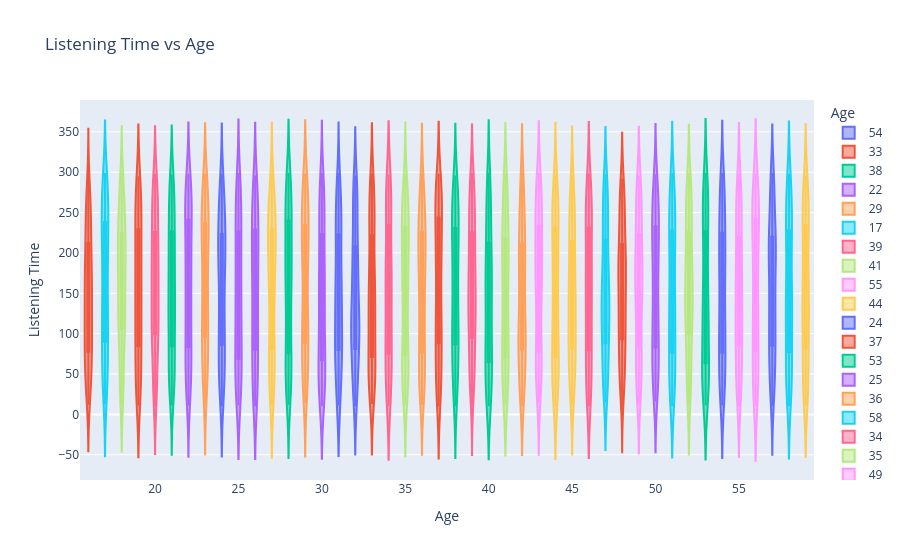

Notebook source saved alongside this figure:
### Markdown cell above
#### LISTENING TIME VS AGE :

### Code cell
fig = px.violin(df, x = "age", y = "listening_time", box = True, color = "age",
             title = "Listening Time vs Age", labels = {"age":"Age", "listening_time":"Listening Time"})
fig.show()

### Figure 1 — Plotly figure (JSON) as saved in the notebook; plotly's stock layout.template omitted (floating-point values rounded to 4 significant figures; data arrays with more than 128 entries replaced by an {"elided": "..."} marker saying what was removed)
{"data": [{"alignmentgroup": "True", "box": {"visible": true}, "hovertemplate": "Age=%{x}<br>Listening Time=%{y}<extra></extra>", "legendgroup": "54", "marker": {"color": "#636efa"}, "name": "54", "offsetgroup": "54", "orientation": "v", "scalegroup": "True", "showlegend": true, "type": "violin", "x": {"elided": "173 int values"}, "x0": " ", "xaxis": "x", "y": {"elided": "173 int values"}, "y0": " ", "yaxis": "y"}, {"alignmentgroup": "True", "box": {"visible": true}, "hovertemplate": "Age=%{x}<br>Listening Time=%{y}<extra></extra>", "legendgroup": "33", "marker": {"color": "#EF553B"}, "name": "33", "offsetgroup": "33", "orientation": "v", "scalegroup": "True", "showlegend": true, "type": "violin", "x": {"elided": "186 int values"}, "x0": " ", "xaxis": "x", "y": {"elided": "186 int values"}, "y0": " ", "yaxis": "y"}, {"alignmentgroup": "True", "box": {"visible": true}, "hovertemplate": "Age=%{x}<br>Listening Time=%{y}<extra></extra>", "legendgroup": "38", "marker": {"color": "#00cc96"}, "name": "38", "offsetgroup": "38", "orientation": "v", "scalegroup": "True", "showlegend": true, "type": "violin", "x": {"elided": "170 int values"}, "x0": " ", "xaxis": "x", "y": {"elided": "170 int values"}, "y0": " ", "yaxis": "y"}, {"alignmentgroup": "True", "box": {"visible": true}, "hovertemplate": "Age=%{x}<br>Listening Time=%{y}<extra></extra>", "legendgroup": "22", "marker": {"color": "#ab63fa"}, "name": "22", "offsetgroup": "22", "orientation": "v", "scalegroup": "True", "showlegend": true, "type": "violin", "x": {"elided": "200 int values"}, "x0": " ", "xaxis": "x", "y": {"elided": "200 int values"}, "y0": " ", "yaxis": "y"}, {"alignmentgroup": "True", "box": {"visible": true}, "hovertemplate": "Age=%{x}<br>Listening Time=%{y}<extra></extra>", "legendgroup": "29", "marker": {"color": "#FFA15A"}, "name": "29", "offsetgroup": "29", "orientation": "v", "scalegroup": "True", "showlegend": true, "type": "violin", "x": {"elided": "151 int values"}, "x0": " ", "xaxis": "x", "y": {"elided": "151 int values"}, "y0": " ", "yaxis": "y"}, {"alignmentgroup": "True", "box": {"visible": true}, "hovertemplate": "Age=%{x}<br>Listening Time=%{y}<extra></extra>", "legendgroup": "17", "marker": {"color": "#19d3f3"}, "name": "17", "offsetgroup": "17", "orientation": "v", "scalegroup": "True", "showlegend": true, "type": "violin", "x": {"elided": "177 int values"}, "x0": " ", "xaxis": "x", "y": {"elided": "177 int values"}, "y0": " ", "yaxis": "y"}, {"alignmentgroup": "True", "box": {"visible": true}, "hovertemplate": "Age=%{x}<br>Listening Time=%{y}<extra></extra>", "legendgroup": "39", "marker": {"color": "#FF6692"}, "name": "39", "offsetgroup": "39", "orientation": "v", "scalegroup": "True", "showlegend": true, "type": "violin", "x": {"elided": "173 int values"}, "x0": " ", "xaxis": "x", "y": {"elided": "173 int values"}, "y0": " ", "yaxis": "y"}, {"alignmentgroup": "True", "box": {"visible": true}, "hovertemplate": "Age=%{x}<br>Listening Time=%{y}<extra></extra>", "legendgroup": "41", "marker": {"color": "#B6E880"}, "name": "41", "offsetgroup": "41", "orientation": "v", "scalegroup": "True", "showlegend": true, "type": "violin", "x": {"elided": "196 int values"}, "x0": " ", "xaxis": "x", "y": {"elided": "196 int values"}, "y0": " ", "yaxis": "y"}, {"alignmentgroup": "True", "box": {"visible": true}, "hovertemplate": "Age=%{x}<br>Listening Time=%{y}<extra></extra>", "legendgroup": "55", "marker": {"color": "#FF97FF"}, "name": "55", "offsetgroup": "55", "orientation": "v", "scalegroup": "True", "showlegend": true, "type": "violin", "x": {"elided": "174 int values"}, "x0": " ", "xaxis": "x", "y": {"elided": "174 int values"}, "y0": " ", "yaxis": "y"}, {"alignmentgroup": "True", "box": {"visible": true}, "hovertemplate": "Age=%{x}<br>Listening Time=%{y}<extra></extra>", "legendgroup": "44", "marker": {"color": "#FECB52"}, "name": "44", "offsetgroup": "44", "orientation": "v", "scalegroup": "True", "showlegend": true, "type": "violin", "x": {"elided": "176 int values"}, "x0": " ", "xaxis": "x", "y": {"elided": "176 int values"}, "y0": " ", "yaxis": "y"}, {"alignmentgroup": "True", "box": {"visible": true}, "hovertemplate": "Age=%{x}<br>Listening Time=%{y}<extra></extra>", "legendgroup": "24", "marker": {"color": "#636efa"}, "name": "24", "offsetgroup": "24", "orientation": "v", "scalegroup": "True", "showlegend": true, "type": "violin", "x": {"elided": "176 int values"}, "x0": " ", "xaxis": "x", "y": {"elided": "176 int values"}, "y0": " ", "yaxis": "y"}, {"alignmentgroup": "True", "box": {"visible": true}, "hovertemplate": "Age=%{x}<br>Listening Time=%{y}<extra></extra>", "legendgroup": "37", "marker": {"color": "#EF553B"}, "name": "37", "offsetgroup": "37", "orientation": "v", "scalegroup": "True", "showlegend": true, "type": "violin", "x": {"elided": "202 int values"}, "x0": " ", "xaxis": "x", "y": {"elided": "202 int values"}, "y0": " ", "yaxis": "y"}, {"alignmentgroup": "True", "box": {"visible": true}, "hovertemplate": "Age=%{x}<br>Listening Time=%{y}<extra></extra>", "legendgroup": "53", "marker": {"color": "#00cc96"}, "name": "53", "offsetgroup": "53", "orientation": "v", "scalegroup": "True", "showlegend": true, "type": "violin", "x": {"elided": "185 int values"}, "x0": " ", "xaxis": "x", "y": {"elided": "185 int values"}, "y0": " ", "yaxis": "y"}, {"alignmentgroup": "True", "box": {"visible": true}, "hovertemplate": "Age=%{x}<br>Listening Time=%{y}<extra></extra>", "legendgroup": "25", "marker": {"color": "#ab63fa"}, "name": "25", "offsetgroup": "25", "orientation": "v", "scalegroup": "True", "showlegend": true, "type": "violin", "x": {"elided": "168 int values"}, "x0": " ", "xaxis": "x", "y": {"elided": "168 int values"}, "y0": " ", "yaxis": "y"}, {"alignmentgroup": "True", "box": {"visible": true}, "hovertemplate": "Age=%{x}<br>Listening Time=%{y}<extra></extra>", "legendgroup": "36", "marker": {"color": "#FFA15A"}, "name": "36", "offsetgroup": "36", "orientation": "v", "scalegroup": "True", "showlegend": true, "type": "violin", "x": {"elided": "177 int values"}, "x0": " ", "xaxis": "x", "y": {"elided": "177 int values"}, "y0": " ", "yaxis": "y"}, {"alignmentgroup": "True", "box": {"visible": true}, "hovertemplate": "Age=%{x}<br>Listening Time=%{y}<extra></extra>", "legendgroup": "58", "marker": {"color": "#19d3f3"}, "name": "58", "offsetgroup": "58", "orientation": "v", "scalegroup": "True", "showlegend": true, "type": "violin", "x": {"elided": "183 int values"}, "x0": " ", "xaxis": "x", "y": {"elided": "183 int values"}, "y0": " ", "yaxis": "y"}, {"alignmentgroup": "True", "box": {"visible": true}, "hovertemplate": "Age=%{x}<br>Listening Time=%{y}<extra></extra>", "legendgroup": "34", "marker": {"color": "#FF6692"}, "name": "34", "offsetgroup": "34", "orientation": "v", "scalegroup": "True", "showlegend": true, "type": "violin", "x": {"elided": "182 int values"}, "x0": " ", "xaxis": "x", "y": {"elided": "182 int values"}, "y0": " ", "yaxis": "y"}, {"alignmentgroup": "True", "box": {"visible": true}, "hovertemplate": "Age=%{x}<br>Listening Time=%{y}<extra></extra>", "legendgroup": "35", "marker": {"color": "#B6E880"}, "name": "35", "offsetgroup": "35", "orientation": "v", "scalegroup": "True", "showlegend": true, "type": "violin", "x": {"elided": "179 int values"}, "x0": " ", "xaxis": "x", "y": {"elided": "179 int values"}, "y0": " ", "yaxis": "y"}, {"alignmentgroup": "True", "box": {"visible": true}, "hovertemplate": "Age=%{x}<br>Listening Time=%{y}<extra></extra>", "legendgroup": "49", "marker": {"color": "#FF97FF"}, "name": "49", "offsetgroup": "49", "orientation": "v", "scalegroup": "True", "showlegend": true, "type": "violin", "x": {"elided": "200 int values"}, "x0": " ", "xaxis": "x", "y": {"elided": "200 int values"}, "y0": " ", "yaxis": "y"}, {"alignmentgroup": "True", "box": {"visible": true}, "hovertemplate": "Age=%{x}<br>Listening Time=%{y}<extra></extra>", "legendgroup": "45", "marker": {"color": "#FECB52"}, "name": "45", "offsetgroup": "45", "orientation": "v", "scalegroup": "True", "showlegend": true, "type": "violin", "x": {"elided": "168 int values"}, "x0": " ", "xaxis": "x", "y": {"elided": "168 int values"}, "y0": " ", "yaxis": "y"}, {"alignmentgroup": "True", "box": {"visible": true}, "hovertemplate": "Age=%{x}<br>Listening Time=%{y}<extra></extra>", "legendgroup": "32", "marker": {"color": "#636efa"}, "name": "32", "offsetgroup": "32", "orientation": "v", "scalegroup": "True", "showlegend": true, "type": "violin", "x": {"elided": "184 int values"}, "x0": " ", "xaxis": "x", "y": {"elided": "184 int values"}, "y0": " ", "yaxis": "y"}, {"alignmentgroup": "True", "box": {"visible": true}, "hovertemplate": "Age=%{x}<br>Listening Time=%{y}<extra></extra>", "legendgroup": "19", "marker": {"color": "#EF553B"}, "name": "19", "offsetgroup": "19", "orientation": "v", "scalegroup": "True", "showlegend": true, "type": "violin", "x": {"elided": "181 int values"}, "x0": " ", "xaxis": "x", "y": {"elided": "181 int values"}, "y0": " ", "yaxis": "y"}, {"alignmentgroup": "True", "box": {"visible": true}, "hovertemplate": "Age=%{x}<br>Listening Time=%{y}<extra></extra>", "legendgroup": "28", "marker": {"color": "#00cc96"}, "name": "28", "offsetgroup": "28", "orientation": "v", "scalegroup": "True", "showlegend": true, "type": "violin", "x": {"elided": "173 int values"}, "x0": " ", "xaxis": "x", "y": {"elided": "173 int values"}, "y0": " ", "yaxis": "y"}, {"alignmentgroup": "True", "box": {"visible": true}, "hovertemplate": "Age=%{x}<br>Listening Time=%{y}<extra></extra>", "legendgroup": "50", "marker": {"color": "#ab63fa"}, "name": "50", "offsetgroup": "50", "orientation": "v", "scalegroup": "True", "showlegend": true, "type": "violin", "x": {"elided": "184 int values"}, "x0": " ", "xaxis": "x", "y": {"elided": "184 int values"}, "y0": " ", "yaxis": "y"}, {"alignmentgroup": "True", "box": {"visible": true}, "hovertemplate": "Age=%{x}<br>Listening Time=%{y}<extra></extra>", "legendgroup": "42", "marker": {"color": "#FFA15A"}, "name": "42", "offsetgroup": "42", "orientation": "v", "scalegroup": "True", "showlegend": true, "type": "violin", "x": {"elided": "199 int values"}, "x0": " ", "xaxis": "x", "y": {"elided": "199 int values"}, "y0": " ", "yaxis": "y"}, {"alignmentgroup": "True", "box": {"visible": true}, "hovertemplate": "Age=%{x}<br>Listening Time=%{y}<extra></extra>", "legendgroup": "51", "marker": {"color": "#19d3f3"}, "name": "51", "offsetgroup": "51", "orientation": "v", "scalegroup": "True", "showlegend": true, "type": "violin", "x": {"elided": "207 int values"}, "x0": " ", "xaxis": "x", "y": {"elided": "207 int values"}, "y0": " ", "yaxis": "y"}, {"alignmentgroup": "True", "box": {"visible": true}, "hovertemplate": "Age=%{x}<br>Listening Time=%{y}<extra></extra>", "legendgroup": "46", "marker": {"color": "#FF6692"}, "name": "46", "offsetgroup": "46", "orientation": "v", "scalegroup": "True", "showlegend": true, "type": "violin", "x": {"elided": "192 int values"}, "x0": " ", "xaxis": "x", "y": {"elided": "192 int values"}, "y0": " ", "yaxis": "y"}, {"alignmentgroup": "True", "box": {"visible": true}, "hovertemplate": "Age=%{x}<br>Listening Time=%{y}<extra></extra>", "legendgroup": "18", "marker": {"color": "#B6E880"}, "name": "18", "offsetgroup": "18", "orientation": "v", "scalegroup": "True", "showlegend": true, "type": "violin", "x": {"elided": "185 int values"}, "x0": " ", "xaxis": "x", "y": {"elided": "185 int values"}, "y0": " ", "yaxis": "y"}, {"alignmentgroup": "True", "box": {"visible": true}, "hovertemplate": "Age=%{x}<br>Listening Time=%{y}<extra></extra>", "legendgroup": "56", "marker": {"color": "#FF97FF"}, "name": "56", "offsetgroup": "56", "orientation": "v", "scalegroup": "True", "showlegend": true, "type": "violin", "x": {"elided": "170 int values"}, "x0": " ", "xaxis": "x", "y": {"elided": "170 int values"}, "y0": " ", "yaxis": "y"}, {"alignmentgroup": "True", "box": {"visible": true}, "hovertemplate": "Age=%{x}<br>Listening Time=%{y}<extra></extra>", "legendgroup": "59", "marker": {"color": "#FECB52"}, "name": "59", "offsetgroup": "59", "orientation": "v", "scalegroup": "True", "showlegend": true, "type": "violin", "x": {"elided": "184 int values"}, "x0": " ", "xaxis": "x", "y": {"elided": "184 int values"}, "y0": " ", "yaxis": "y"}, {"alignmentgroup": "True", "box": {"visible": true}, "hovertemplate": "Age=%{x}<br>Listening Time=%{y}<extra></extra>", "legendgroup": "57", "marker": {"color": "#636efa"}, "name": "57", "offsetgroup": "57", "orientation": "v", "scalegroup": "True", "showlegend": true, "type": "violin", "x": {"elided": "202 int values"}, "x0": " ", "xaxis": "x", "y": {"elided": "202 int values"}, "y0": " ", "yaxis": "y"}, {"alignmentgroup": "True", "box": {"visible": true}, "hovertemplate": "Age=%{x}<br>Listening Time=%{y}<extra></extra>", "legendgroup": "48", "marker": {"color": "#EF553B"}, "name": "48", "offsetgroup": "48", "orientation": "v", "scalegroup": "True", "showlegend": true, "type": "violin", "x": {"elided": "188 int values"}, "x0": " ", "xaxis": "x", "y": {"elided": "188 int values"}, "y0": " ", "yaxis": "y"}, {"alignmentgroup": "True", "box": {"visible": true}, "hovertemplate": "Age=%{x}<br>Listening Time=%{y}<extra></extra>", "legendgroup": "21", "marker": {"color": "#00cc96"}, "name": "21", "offsetgroup": "21", "orientation": "v", "scalegroup": "True", "showlegend": true, "type": "violin", "x": {"elided": "199 int values"}, "x0": " ", "xaxis": "x", "y": {"elided": "199 int values"}, "y0": " ", "yaxis": "y"}, {"alignmentgroup": "True", "box": {"visible": true}, "hovertemplate": "Age=%{x}<br>Listening Time=%{y}<extra></extra>", "legendgroup": "30", "marker": {"color": "#ab63fa"}, "name": "30", "offsetgroup": "30", "orientation": "v", "scalegroup": "True", "showlegend": true, "type": "violin", "x": {"elided": "192 int values"}, "x0": " ", "xaxis": "x", "y": {"elided": "192 int values"}, "y0": " ", "yaxis": "y"}, {"alignmentgroup": "True", "box": {"visible": true}, "hovertemplate": "Age=%{x}<br>Listening Time=%{y}<extra></extra>", "legendgroup": "23", "marker": {"color": "#FFA15A"}, "name": "23", "offsetgroup": "23", "orientation": "v", "scalegroup": "True", "showlegend": true, "type": "violin", "x": {"elided": "175 int values"}, "x0": " ", "xaxis": "x", "y": {"elided": "175 int values"}, "y0": " ", "yaxis": "y"}, {"alignmentgroup": "True", "box": {"visible": true}, "hovertemplate": "Age=%{x}<br>Listening Time=%{y}<extra></extra>", "legendgroup": "47", "marker": {"color": "#19d3f3"}, "name": "47", "offsetgroup": "47", "orientation": "v", "scalegroup": "True", "showlegend": true, "type": "violin", "x": {"elided": "190 int values"}, "x0": " ", "xaxis": "x", "y": {"elided": "190 int values"}, "y0": " ", "yaxis": "y"}, {"alignmentgroup": "True", "box": {"visible": true}, "hovertemplate": "Age=%{x}<br>Listening Time=%{y}<extra></extra>", "legendgroup": "20", "marker": {"color": "#FF6692"}, "name": "20", "offsetgroup": "20", "orientation": "v", "scalegroup": "True", "showlegend": true, "type": "violin", "x": {"elided": "202 int values"}, "x0": " ", "xaxis": "x", "y": {"elided": "202 int values"}, "y0": " ", "yaxis": "y"}, {"alignmentgroup": "True", "box": {"visible": true}, "hovertemplate": "Age=%{x}<br>Listening Time=%{y}<extra></extra>", "legendgroup": "52", "marker": {"color": "#B6E880"}, "name": "52", "offsetgroup": "52", "orientation": "v", "scalegroup": "True", "showlegend": true, "type": "violin", "x": {"elided": "190 int values"}, "x0": " ", "xaxis": "x", "y": {"elided": "190 int values"}, "y0": " ", "yaxis": "y"}, {"alignmentgroup": "True", "box": {"visible": true}, "hovertemplate": "Age=%{x}<br>Listening Time=%{y}<extra></extra>", "legendgroup": "43", "marker": {"color": "#FF97FF"}, "name": "43", "offsetgroup": "43", "orientation": "v", "scalegroup": "True", "showlegend": true, "type": "violin", "x": {"elided": "173 int values"}, "x0": " ", "xaxis": "x", "y": {"elided": "173 int values"}, "y0": " ", "yaxis": "y"}, {"alignmentgroup": "True", "box": {"visible": true}, "hovertemplate": "Age=%{x}<br>Listening Time=%{y}<extra></extra>", "legendgroup": "27", "marker": {"color": "#FECB52"}, "name": "27", "offsetgroup": "27", "orientation": "v", "scalegroup": "True", "showlegend": true, "type": "violin", "x": {"elided": "146 int values"}, "x0": " ", "xaxis": "x", "y": {"elided": "146 int values"}, "y0": " ", "yaxis": "y"}, {"alignmentgroup": "True", "box": {"visible": true}, "hovertemplate": "Age=%{x}<br>Listening Time=%{y}<extra></extra>", "legendgroup": "31", "marker": {"color": "#636efa"}, "name": "31", "offsetgroup": "31", "orientation": "v", "scalegroup": "True", "showlegend": true, "type": "violin", "x": {"elided": "173 int values"}, "x0": " ", "xaxis": "x", "y": {"elided": "173 int values"}, "y0": " ", "yaxis": "y"}, {"alignmentgroup": "True", "box": {"visible": true}, "hovertemplate": "Age=%{x}<br>Listening Time=%{y}<extra></extra>", "legendgroup": "16", "marker": {"color": "#EF553B"}, "name": "16", "offsetgroup": "16", "orientation": "v", "scalegroup": "True", "showlegend": true, "type": "violin", "x": {"elided": "172 int values"}, "x0": " ", "xaxis": "x", "y": {"elided": "172 int values"}, "y0": " ", "yaxis": "y"}, {"alignmentgroup": "True", "box": {"visible": true}, "hovertemplate": "Age=%{x}<br>Listening Time=%{y}<extra></extra>", "legendgroup": "40", "marker": {"color": "#00cc96"}, "name": "40", "offsetgroup": "40", "orientation": "v", "scalegroup": "True", "showlegend": true, "type": "violin", "x": {"elided": "170 int values"}, "x0": " ", "xaxis": "x", "y": {"elided": "170 int values"}, "y0": " ", "yaxis": "y"}, {"alignmentgroup": "True", "box": {"visible": true}, "hovertemplate": "Age=%{x}<br>Listening Time=%{y}<extra></extra>", "legendgroup": "26", "marker": {"color": "#ab63fa"}, "name": "26", "offsetgroup": "26", "orientation": "v", "scalegroup": "True", "showlegend": true, "type": "violin", "x": {"elided": "173 int values"}, "x0": " ", "xaxis": "x", "y": {"elided": "173 int values"}, "y0": " ", "yaxis": "y"}], "layout": {"legend": {"title": {"text": "Age"}, "tracegroupgap": 0}, "title": {"text": "Listening Time vs Age"}, "violinmode": "overlay", "xaxis": {"anchor": "y", "categoryarray": [54, 33, 38, 22, 29, 17, 39, 41, 55, 44, 24, 37, 53, 25, 36, 58, 34, 35, 49, 45, 32, 19, 28, 50, 42, 51, 46, 18, 56, 59, 57, 48, 21, 30, 23, 47, 20, 52, 43, 27, 31, 16, 40, 26], "categoryorder": "array", "domain": [0, 1], "title": {"text": "Age"}}, "yaxis": {"anchor": "x", "domain": [0, 1], "title": {"text": "Listening Time"}}}}
